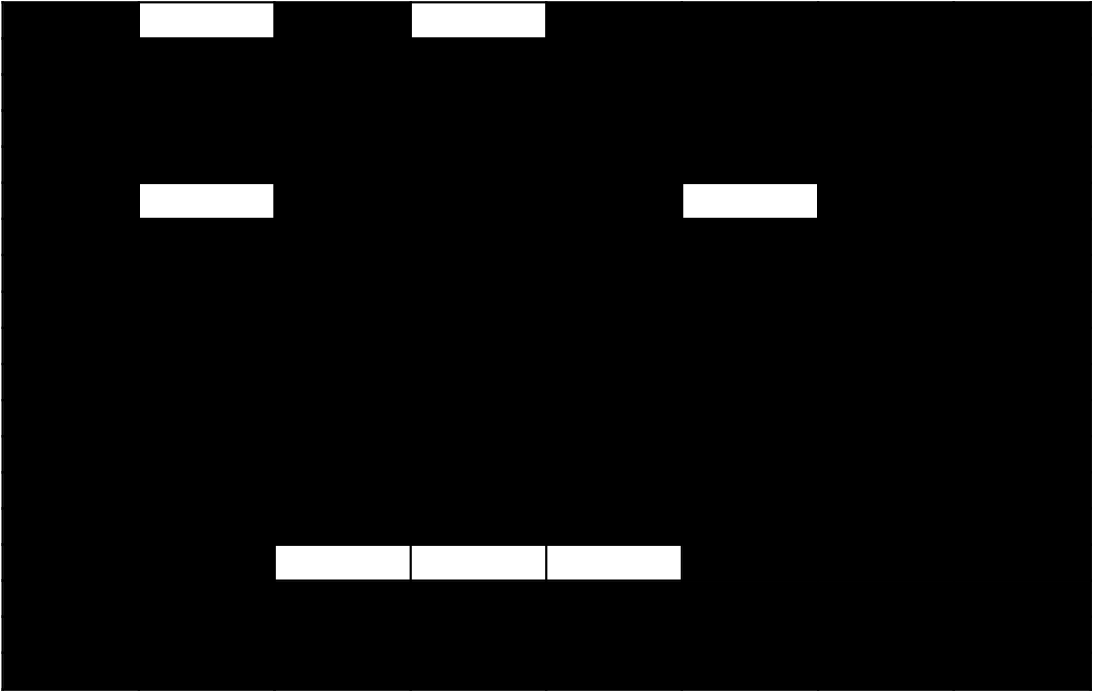
#> input picture Red Mission Images/cover_image.PNG, 1093 x 693 px
$ python image_run.py
#> lines starting #> are read from the running program, lines starting #| are printed output that depends on the picture
from PIL import Image
from pytesseract import pytesseract

TESSERACT = r"PATH TO EXE IN YOUR MACHINE"

decoder_image = Image.open("cover_image.PNG")
#> decoder_image is the input picture: PIL image 1093x693 RGBA; mean R, G, B, A 12.4, 12.4, 12.4, 255
image_link = Image.open("image_link.PNG")
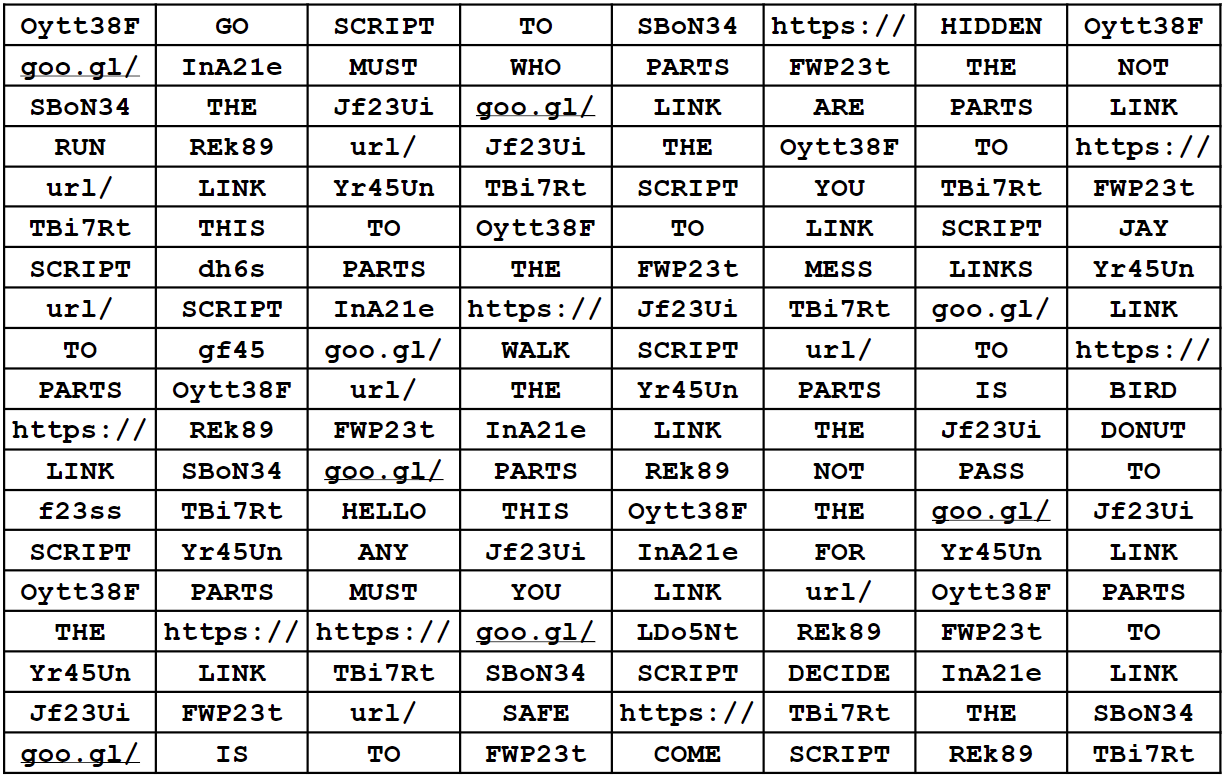
#> input picture Red Mission Images/image_link.PNG, 1226 x 777 px
#> image_link is the input picture: PIL image 1226x777 RGBA; mean R, G, B, A 213.5, 213.3, 213.4, 255
decoder_image.putalpha(200)
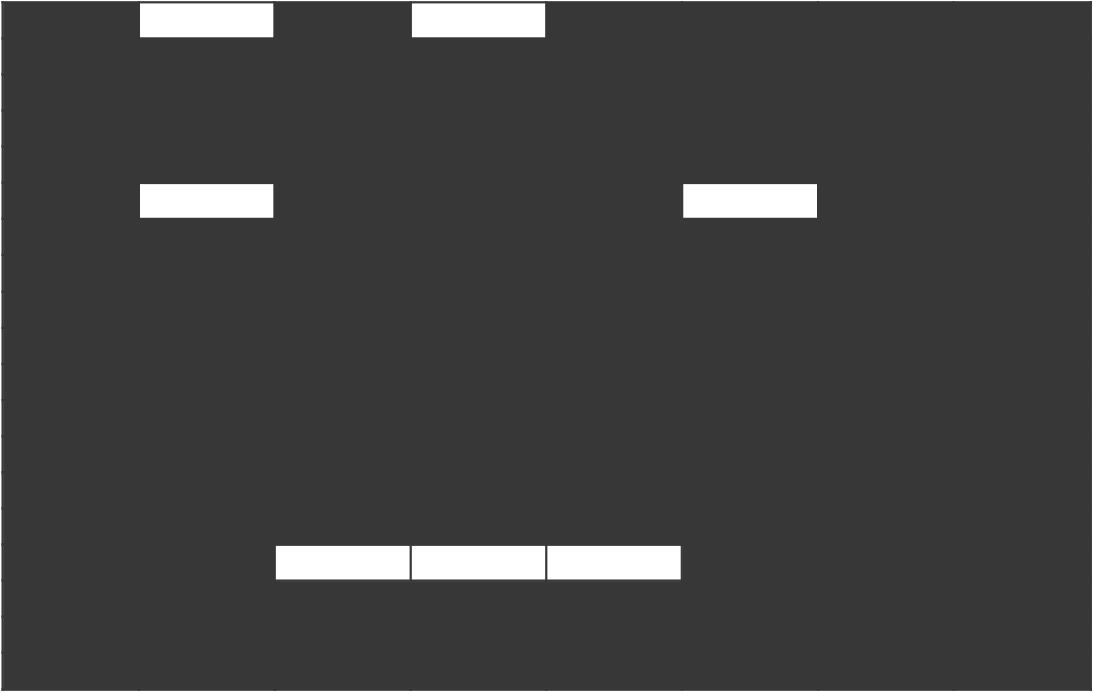
#> decoder_image: PIL image 1093x693 RGBA; mean R, G, B, A 12.4, 12.4, 12.4, 200; transparent parts drawn white
decoder_image = decoder_image.resize(image_link.size)
#> decoder_image: PIL image 1226x777 RGBA
image_link.paste(decoder_image, (0, 0), decoder_image)
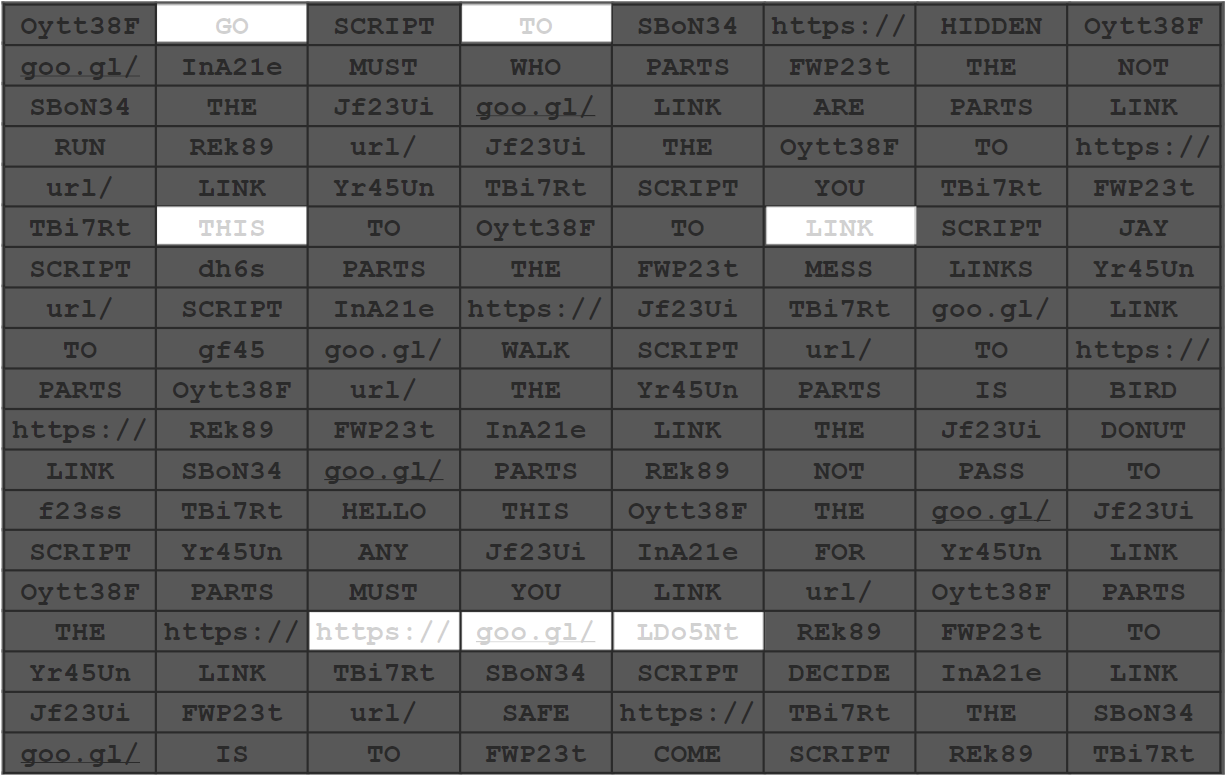
#> image_link: PIL image 1226x777 RGBA; mean R, G, B, A 55.8, 55.7, 55.8, 212; transparent parts drawn white
image_link.show()

pytesseract.tesseract_cmd = TESSERACT
#> (the run stopped early here; a loop or call above may not have finished)
